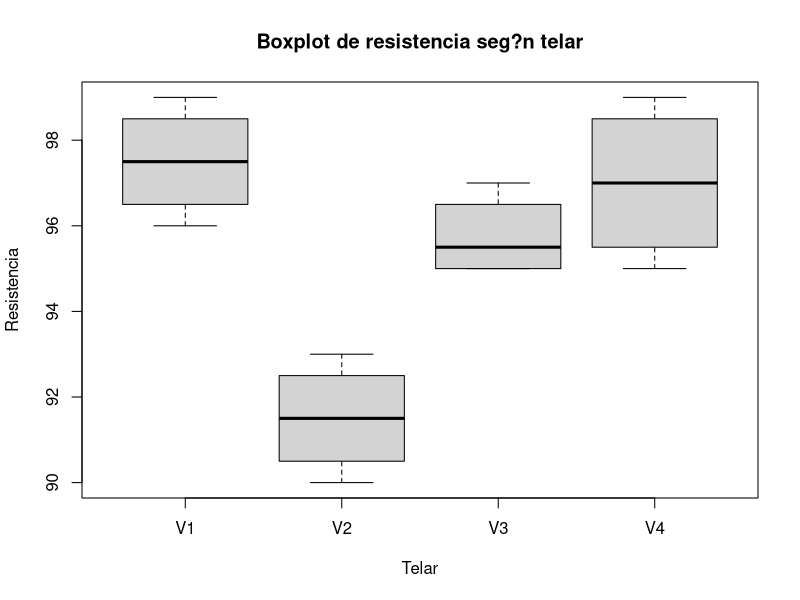
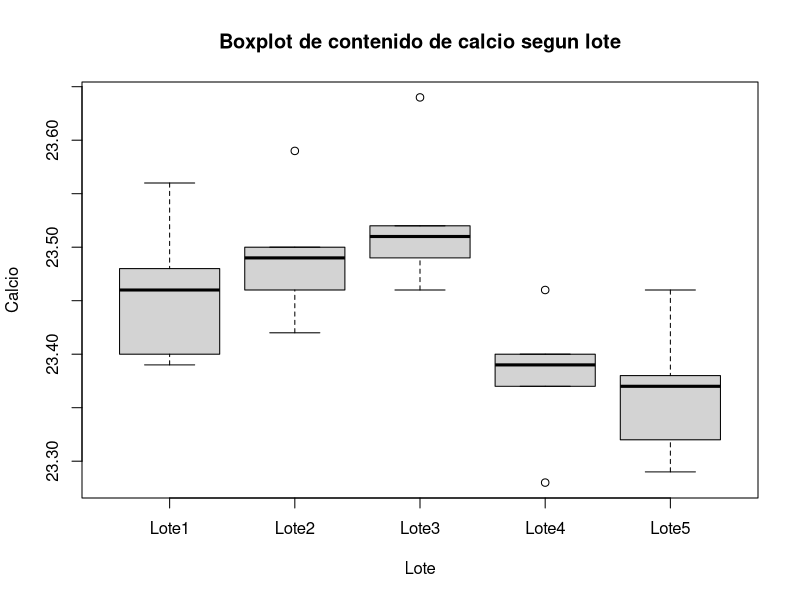
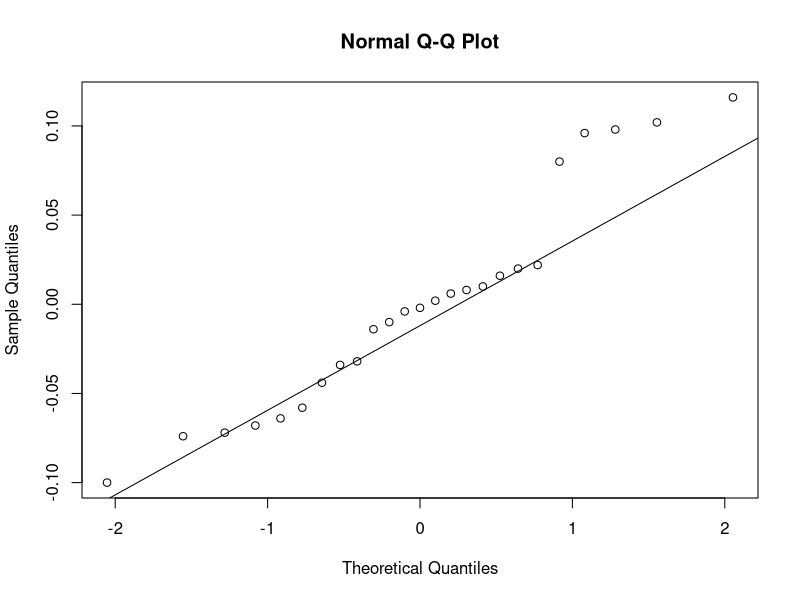

Reproduce these figures in R, in order.
########################################################################################
########################################################################################
################################ ANOVA EFECTOS ALEATORIOS  #############################
########################################################################################
########################################################################################

library(readxl)
library(tidyr)


datos<- read_excel("datos_anova.xlsx")

datos <- as.data.frame(t(datos)[2:ncol(datos),])
datos

data_long <- gather(datos, Telar, factor_key=TRUE)
data_long$Telar <- as.factor(data_long$Telar)
data_long

# Boxplot con cruce de respuesta y factor    
boxplot(data_long$value ~ data_long$Telar, main="Boxplot de resistencia seg?n telar",
        ylab="Resistencia", xlab="Telar")


# ANOVA para contenido de calcio

anova<- aov(data_long$value ~ data_long$Telar, data = data_long)

summary(anova)

# Estimadores de variabilidad

# Componentes de variabilidad

MSEtratamiento <- summary(anova)[[1]]["data_long$Telar","Mean Sq"]
MSEtratamiento
MSEerror <- summary(anova)[[1]]["Residuals","Mean Sq"]
MSEerror
sigma_error <- MSEerror
sigma_tratamientos <- (MSEtratamiento - MSEerror)/4
sigma_error
sigma_tratamientos

# Intervalo de confianza

media <- sigma_tratamientos/(sigma_tratamientos+ sigma_error)
media # La varianza total de los tratamientos explica un 78% de la varianza total.
L <- (1/4)*(((MSEtratamiento/MSEerror)*(1/ qf(0.025,4-1,16-4)))-1)

U <- (1/4)*(((MSEtratamiento/MSEerror)*(1/ qf(0.975,4-1,16-4)))-1)

L/(L+1)
U/(U+1)

#Variabilidad del factor explica entre el 38% y el 98% de la variabilidad de las observaciones

#peso para la variabilidad del tratamiento 
#la variabilidad que se induce por los tratamientoos puede llegar a explicar entre el 38 -98%

#EJERCICIO 1

# Un fabricante sospecha que los lotes de materia prima suministrados por su proveedor
#difieren de manera significativa en el contenido de calcio. Hay un gran número de 
#lotes actualmente en el almacén. Se seleccionan cinco de ellos para hacer un estudio.
#Un químico hace cinco determinaciones en cada lote y obtiene los resultados en el archivo 
#de Excel adjunto (E1).

datos<- read_excel("datos_anova.xlsx", sheet='E1')
datos
str(datos)
datos<- as.data.frame(datos[1:ncol(datos),])
datos

data_long <- gather(datos, Lote, factor_key=TRUE)
data_long$Lote <- as.factor(data_long$Lote)
data_long
# Boxplot con cruce de respuesta y factor    
boxplot(data_long$value ~ data_long$Lote, main="Boxplot de contenido de calcio segun lote",
        ylab="Calcio", xlab="Lote")

  #¿Existe una variación significativa en el contenido de calcio de un lote a otro? 
  #Utilizarás un nivel de significancia de 𝛼=0.05.

  anova<- aov(data_long$value ~ data_long$Lote, data = data_long)
  summary(anova)

# Estimadores de variabilidad - Componentes de variabilidad

MSEtratamiento <- summary(anova)[[1]]["data_long$Lote","Mean Sq"]
MSEtratamiento
MSEerror <- summary(anova)[[1]]["Residuals","Mean Sq"]
MSEerror
sigma_error <- MSEerror
sigma_tratamientos <- (MSEtratamiento - MSEerror)/4
sigma_error
sigma_tratamientos

  #Estimar los componentes de la varianza.

  #Encontrar un intervalo de confianza del 95% para el promedio del contenido de calcio.

media <- sigma_tratamientos/(sigma_tratamientos+ sigma_error)
media # La varianza total de los tratamientos explica un 78% de la varianza total.
L <- (1/4)*(((MSEtratamiento/MSEerror)*(1/ qf(0.025,4-1,16-4)))-1)
U <- (1/4)*(((MSEtratamiento/MSEerror)*(1/ qf(0.975,4-1,16-4)))-1)
L/(L+1)
U/(U+1)

  #Analizar los residuales de este experimento. ¿Se satisfacen los supuestos del análisis de varianza?

residuales <- anova$residuals
qqnorm(residuales)
qqline(residuales)
shapiro.test(residuales) # Residuales son normales


#EJERCICIO 2

# En un artículo de Journal of Quality Technology (vol. 13, no. 2, pp. 111-114) 
#se describe un experimento para investigar los efectos de cuatro sustancias químicas
#blanqueadoras sobre la brillantez de la pulpa. Estas cuatro sustancias químicas se
#seleccionaron al azar de una población grande de agentes blanqueadores potenciales. 
#Los datos se encuentran en el archivo de Excel adjunto (E2).

#a) ¿Existe alguna diferencia en los tipos de sustancias químicas? Utilizarás un
#nivel de significancia de 𝛼=  0.05
datos<- read_excel("datos_anova.xlsx", sheet='E2')
datos
str(datos)
datos<- as.data.frame(t(datos))
str(datos)
datos
#b) Estimar la variabilidad debida al tipo de sustancias químicas.

#c) Estimar la variabilidad debida al error aleatorio.

#d) Analizar los residuales de este experimento y comentar la adecuación del modelo.



#Ejercicio 3 – Efectos Fijos

#Se estudia la resistencia a la tensión del cemento Portland. Puedes usar económicamente
#cuatro diferentes técnicas de mezclado. Se han colectado los datos adjuntos en el archivo Excel (E3).

#a) Probar la hipótesis de que las técnicas de mezclado afectan la resistencia del cemento.
#Utiliza un nivel de significancia de α=0.05.

#b) Usa el método de Tukey con α=0.05 para hacer comparaciones entre pares de medias.

#c) Construir un gráfico de probabilidad normal de los residuales. ¿Qué conclusiones
#se pueden sacar acerca de la validez del supuesto de normalidad?
  
#d) Graficar los residuales contra la resistencia a la tensión predicha. Comentar la gráfica.




#Ejercicio 4 – Prueba de Hipótesis

#A continuación, se presenta el tiempo de combustión de dos cohetes químicos con
#formulaciones diferentes. Los ingenieros de diseño están interesados tanto en la
#media como en la varianza del tiempo de combustión. Los datos se encuentran en el
#archivo Excel adjunto (E4).

#a) Probar la hipótesis de que las dos varianzas son iguales. Utiliza un nivel de
#significancia de α=0.05.

#b) Utilizando los resultados del inciso (a), probar la hipótesis de que los tiempos
#de combustión promedio son iguales. Utiliza un nivel de significancia de α=0.05.
#¿Cuál es el valor p para esta prueba?
  
#c) Comentar el papel del supuesto de normalidad en este problema.
#Verificar el supuesto de normalidad para ambos tipos de cohetes.


